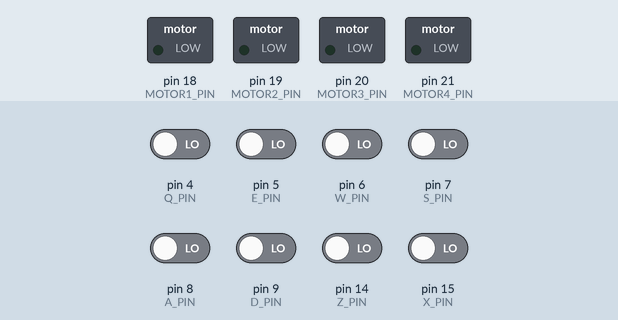
The sketch below on a simulated Arduino Leonardo, built with avr-gcc and run on an emulated ATmega32U4. Parts: switched loads named in the sketch (green lamp = pin HIGH). Dashed ring = blinking. The inputs (shaded band) are chosen by the test bench; at power-on: pin 4 (Q_PIN), pin 5 (E_PIN), pin 6 (W_PIN), pin 7 (S_PIN), pin 8 (A_PIN), pin 9 (D_PIN), pin 14 (Z_PIN), pin 15 (X_PIN) LOW. USB keyboard and mouse output is not drawn.

Above: at 1.2 s.
1.3 s: pin 6 (W_PIN) driven HIGH
At 1.79 s:
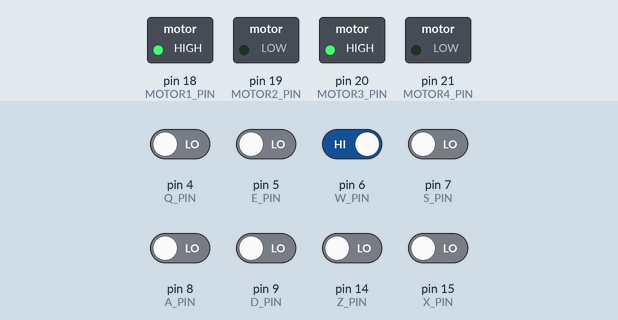
4.3 s: pin 7 (S_PIN) driven HIGH
At 4.53 s:
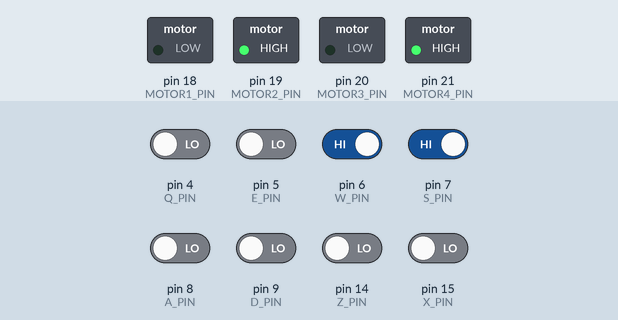
7.3 s: pin 8 (A_PIN) driven HIGH
At 7.45 s:
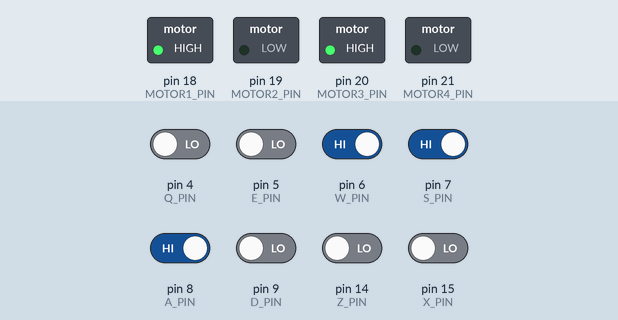
10.3 s: pin 9 (D_PIN) driven HIGH
At 10.47 s:
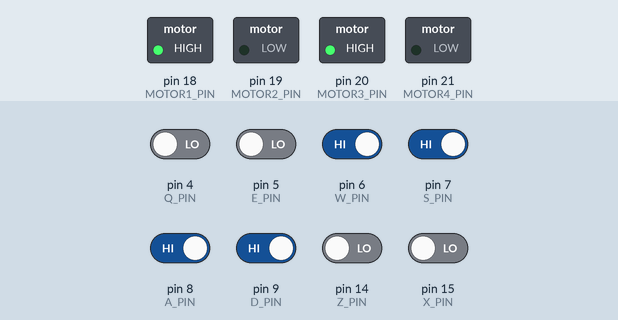
13.3 s: pin 9 (D_PIN) driven LOW
At 13.48 s:
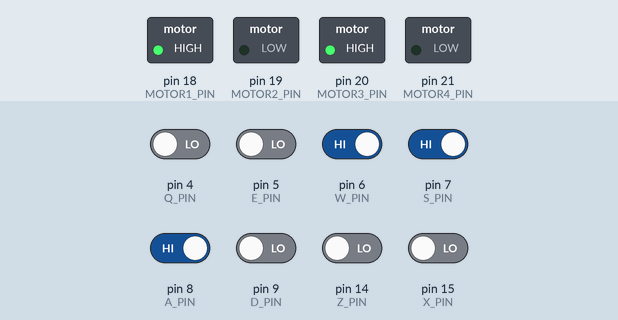
16.3 s: pin 6 (W_PIN) driven LOW
At 16.5 s:
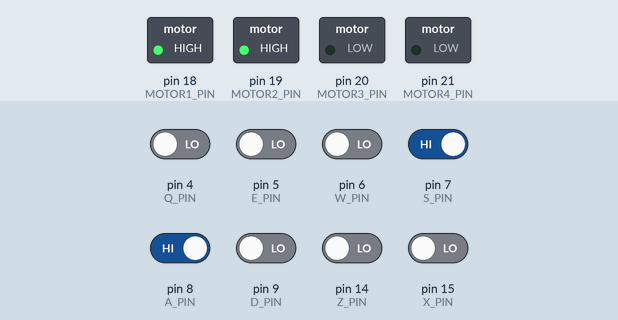
Timing chart, 0 to 20.3 s (numbered marks = the images above; inputs shaded):
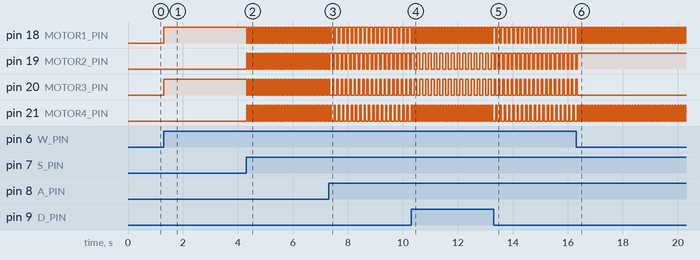

Measured:
- after the input at 1.3 s, pin 18 (MOTOR1_PIN), pin 20 (MOTOR3_PIN): LOW → HIGH at once
- after the input at 4.3 s, pin 18 (MOTOR1_PIN), pin 19 (MOTOR2_PIN), pin 20 (MOTOR3_PIN), pin 21 (MOTOR4_PIN): alternates HIGH for 0.05 s and LOW for 0.05 s, starting at once
- after the input at 7.3 s, pin 18 (MOTOR1_PIN): alternates HIGH for 0.10 s and LOW for 0.05 s, starting after 0.19 s; pin 19 (MOTOR2_PIN): alternates HIGH for 0.10 s and LOW for 0.05 s, starting after 0.14 s
- after the input at 10.3 s, pin 18 (MOTOR1_PIN), pin 21 (MOTOR4_PIN): alternates HIGH for 0.05 s and LOW for 0.05 s, starting after 0.11 s; pin 19 (MOTOR2_PIN), pin 20 (MOTOR3_PIN): alternates HIGH for 0.10 s and LOW for 0.11 s, starting after 0.21 s
- after the input at 13.3 s, pin 18 (MOTOR1_PIN): alternates HIGH for 0.10 s and LOW for 0.05 s, starting after 0.07 s; pin 21 (MOTOR4_PIN): alternates HIGH for 0.05 s and LOW for 0.11 s, starting after 0.07 s
- after the input at 16.3 s, pin 18 (MOTOR1_PIN), pin 21 (MOTOR4_PIN): alternates HIGH for 0.05 s and LOW for 0.05 s, starting after 0.14 s; pin 19 (MOTOR2_PIN): goes on until 16.3 s, then stays HIGH; pin 20 (MOTOR3_PIN): goes on until 16.3 s, then stays LOW

The sketch:

Button-Keyboard-Motor.ino
```cpp
// (licence header left out)
#include "Keyboard.h"

#define MOTOR1_PIN 18
#define MOTOR2_PIN 19
#define MOTOR3_PIN 20
#define MOTOR4_PIN 21

#define Q_PIN 4
#define E_PIN 5

#define W_PIN 6
#define S_PIN 7
#define A_PIN 8
#define D_PIN 9

#define Z_PIN 14
#define X_PIN 15

void setup()
{
    Serial.begin(9600);

    Keyboard.begin();

    pinMode (MOTOR1_PIN, OUTPUT);
    pinMode (MOTOR2_PIN, OUTPUT);
    pinMode (MOTOR3_PIN, OUTPUT);
    pinMode (MOTOR4_PIN, OUTPUT);
}

void loop()
{
    if (digitalRead(Q_PIN) == HIGH)
    {
        Keyboard.write('q');
    }

    if (digitalRead(E_PIN) == HIGH)
    {
        Keyboard.write('e');
    }

    if (digitalRead(W_PIN) == HIGH)
    {
        Keyboard.write('w');

        digitalWrite(MOTOR1_PIN, HIGH);
        digitalWrite(MOTOR3_PIN, HIGH);
        delay(50);
        digitalWrite(MOTOR1_PIN, LOW);
        digitalWrite(MOTOR3_PIN, LOW);
    }

    if (digitalRead(S_PIN) == HIGH)
    {
        Keyboard.write('s');

        digitalWrite(MOTOR2_PIN, HIGH);
        digitalWrite(MOTOR4_PIN, HIGH);
        delay(50);
        digitalWrite(MOTOR2_PIN, LOW);
        digitalWrite(MOTOR4_PIN, LOW);
    }

    if (digitalRead(A_PIN) == HIGH)
    {
        Keyboard.write('a');

        digitalWrite(MOTOR1_PIN, HIGH);
        digitalWrite(MOTOR2_PIN, HIGH);
        delay(50);
        digitalWrite(MOTOR1_PIN, LOW);
        digitalWrite(MOTOR2_PIN, LOW);
    }

    if (digitalRead(D_PIN) == HIGH)
    {
        Keyboard.write('d');

        digitalWrite(MOTOR3_PIN, HIGH);
        digitalWrite(MOTOR4_PIN, HIGH);
        delay(50);
        digitalWrite(MOTOR3_PIN, LOW);
        digitalWrite(MOTOR4_PIN, LOW);
    }

    if (digitalRead(Z_PIN) == HIGH)
    {
        Keyboard.write('z');
    }

    if (digitalRead(X_PIN) == HIGH)
    {
        Keyboard.write('x');
    }
}
```

Button-Keyboard-Motor.cpp
```cpp
// (licence header left out)
#include "Keyboard.h"

#define MOTOR1_PIN 18
#define MOTOR2_PIN 19
#define MOTOR3_PIN 20
#define MOTOR4_PIN 21

#define Q_PIN 4
#define E_PIN 5

#define W_PIN 6
#define S_PIN 7
#define A_PIN 8
#define D_PIN 9

#define Z_PIN 14
#define X_PIN 15

void setup()
{
    Serial.begin(9600);

    Keyboard.begin();

    pinMode (MOTOR1_PIN, OUTPUT);
    pinMode (MOTOR2_PIN, OUTPUT);
    pinMode (MOTOR3_PIN, OUTPUT);
    pinMode (MOTOR4_PIN, OUTPUT);
}

void loop()
{
    if (digitalRead(Q_PIN) == HIGH)
    {
        Keyboard.write('q');
    }

    if (digitalRead(E_PIN) == HIGH)
    {
        Keyboard.write('e');
    }

    if (digitalRead(W_PIN) == HIGH)
    {
        Keyboard.write('w');

        digitalWrite(MOTOR1_PIN, HIGH);
        digitalWrite(MOTOR3_PIN, HIGH);
        delay(50);
        digitalWrite(MOTOR1_PIN, LOW);
        digitalWrite(MOTOR3_PIN, LOW);
    }

    if (digitalRead(S_PIN) == HIGH)
    {
        Keyboard.write('s');

        digitalWrite(MOTOR2_PIN, HIGH);
        digitalWrite(MOTOR4_PIN, HIGH);
        delay(50);
        digitalWrite(MOTOR2_PIN, LOW);
        digitalWrite(MOTOR4_PIN, LOW);
    }

    if (digitalRead(A_PIN) == HIGH)
    {
        Keyboard.write('a');

        digitalWrite(MOTOR1_PIN, HIGH);
        digitalWrite(MOTOR2_PIN, HIGH);
        delay(50);
        digitalWrite(MOTOR1_PIN, LOW);
        digitalWrite(MOTOR2_PIN, LOW);
    }

    if (digitalRead(D_PIN) == HIGH)
    {
        Keyboard.write('d');

        digitalWrite(MOTOR3_PIN, HIGH);
        digitalWrite(MOTOR4_PIN, HIGH);
        delay(50);
        digitalWrite(MOTOR3_PIN, LOW);
        digitalWrite(MOTOR4_PIN, LOW);
    }

    if (digitalRead(Z_PIN) == HIGH)
    {
        Keyboard.write('z');
    }

    if (digitalRead(X_PIN) == HIGH)
    {
        Keyboard.write('x');
    }
}
```
